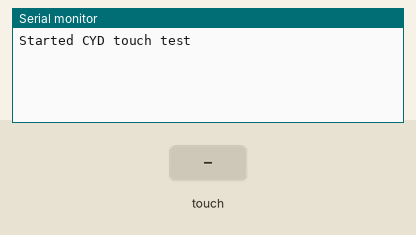
Recording of a sketch running on a simulated ESP32. On the bench: the last lines printed to the serial monitor. The inputs (shaded band) are chosen by the test bench.

Above: at 2.2 s.
2.3 s: touch panel pressed at 13 % / 10 % of its raw x / y range
At 2.9 s:
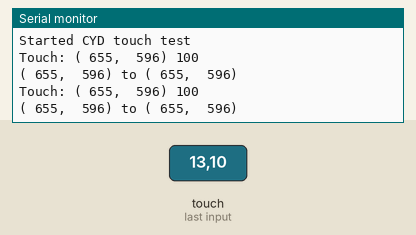
3.8 s: touch panel pressed at 38 % / 10 % of its raw x / y range
At 4.3 s:
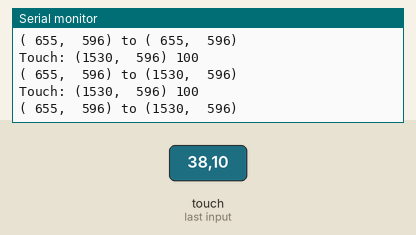
5.3 s: touch panel pressed at 13 % / 30 % of its raw x / y range
At 6.5 s:
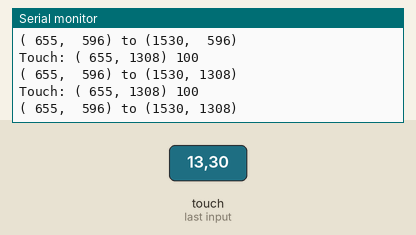
6.8 s: touch panel pressed at 38 % / 30 % of its raw x / y range
At 8.2 s:
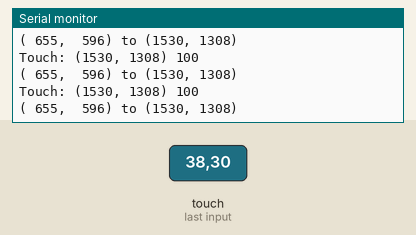

The sketch:

Touch.ino
```cpp
// ---------------------------------------------------------------------
// Touch
// =====
// Test program to see how the touchscreen works on a CYD
// The XPT2046 returns both x and y coordinates in an approximate range
// of 200 to 4000. You need to scale these to the actual screen size.
// ---------------------------------------------------------------------
#include <XPT2046_Touchscreen.h>

// Touchscreen pins
#define XPT2046_IRQ  36  // T_IRQ
#define XPT2046_MOSI 32  // T_DIN
#define XPT2046_MISO 39  // T_OUT
#define XPT2046_CLK  25  // T_CLK
#define XPT2046_CS   33  // T_CS

// Create the global touchscreen object
SPIClass touchscreenSPI = SPIClass(VSPI);
// If you are using your own interrupt handler set the second arg to 255
// to disable the interrupt handling built into the library.
// XPT2046_Touchscreen touchscreen(XPT2046_CS, 255);
XPT2046_Touchscreen touchscreen(XPT2046_CS, XPT2046_IRQ);

// Size of the CYD screen
#define SCREEN_WIDTH  240
#define SCREEN_HEIGHT 320

// Min and max touch points
uint16_t min_x = 4095, min_y = 4095, max_x = 0, max_y = 0;

// Variable used by interrupt
volatile int irqcount = 0;

// Touch interrupt function
void IRAM_ATTR TouchIRQ() {
  irqcount++;
}

// Get the Touchscreen data
void touchscreen_read() {
  // Checks if touchscreen was touched
  if(touchscreen.tirqTouched() && touchscreen.touched()) {
    // Get Touchscreen points
    uint16_t x, y;
    uint8_t pressure;
    touchscreen.readData(&x, &y, &pressure);
    // Or you can do
    TS_Point p = touchscreen.getPoint();

    // Check the limits
    if (min_x > x) min_x = x;
    if (min_y > y) min_y = y;
    if (max_x < x) max_x = x;
    if (max_y < y) max_y = y;

    Serial.printf("Touch: (%4d, %4d) %d\n", x, y, pressure);
    Serial.printf("(%4d, %4d) to (%4d, %4d)\n", min_x, min_y, max_x, max_y);
  }
}

void setup() {
  Serial.begin(115200);
  delay(1000);
  Serial.println("Started CYD touch test");

  // Start the SPI for the touchscreen and init the touchscreen
  touchscreenSPI.begin(XPT2046_CLK, XPT2046_MISO, XPT2046_MOSI, XPT2046_CS);
  touchscreen.begin(touchscreenSPI);

  // You may need to change the screen rotation to put (0,0) at the top left
  // 0 = origin at top right
  // 1 - origin at bottom right
  // 2 - origin at bottom left, axes swapped
  // 3 - origin at top left
  touchscreen.setRotation(3);

  // This configures the interrupt if you want to use it
  // DO NOT call any screen functions in the interrupt function
  // attachInterrupt(digitalPinToInterrupt(XPT2046_IRQ), TouchIRQ, FALLING);
}

void loop() {
  touchscreen_read();
  delay(100);
}
```

Measured:
- after the input at 2.3 s, the serial monitor: prints a new line at once (image 1)
- after the input at 3.8 s, the serial monitor: prints a new line at once (image 2)
- after the input at 5.3 s, the serial monitor: prints a new line at once (image 3)
- after the input at 6.8 s, the serial monitor: prints a new line at once (image 4)
